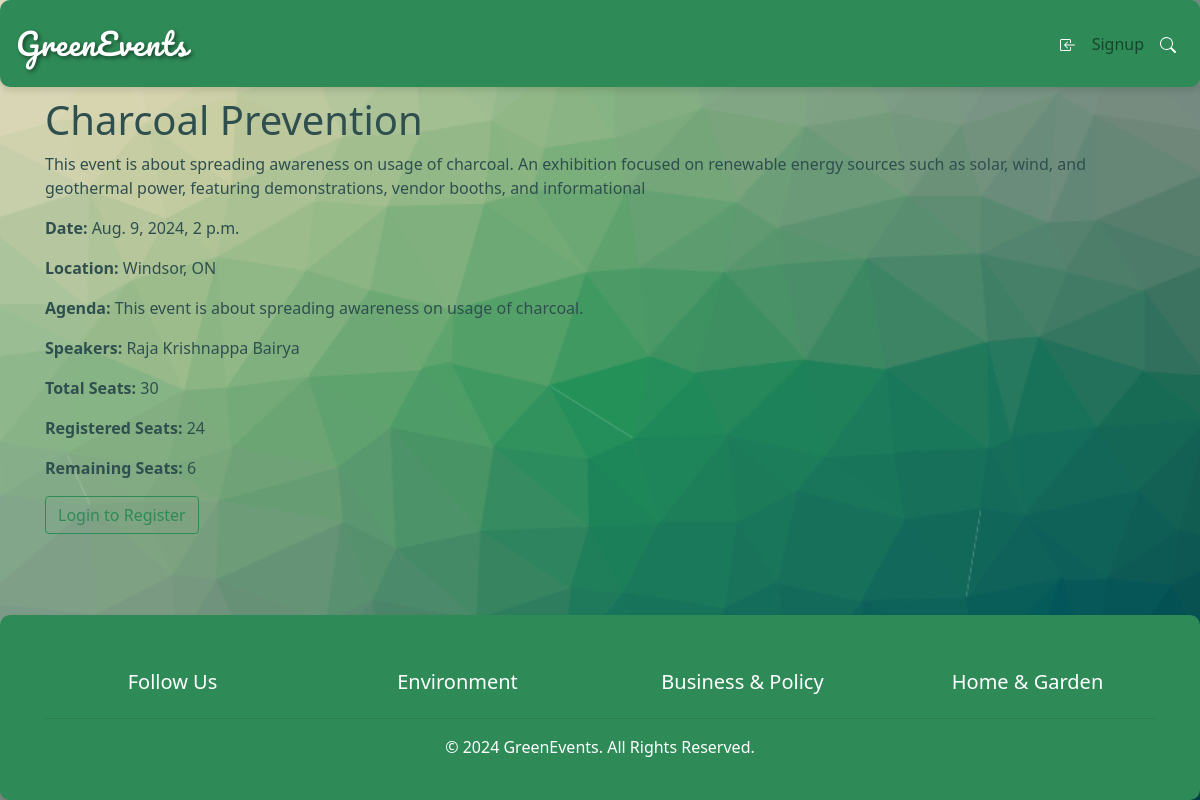
/event/1/, run on an earlier commit of the app's database.
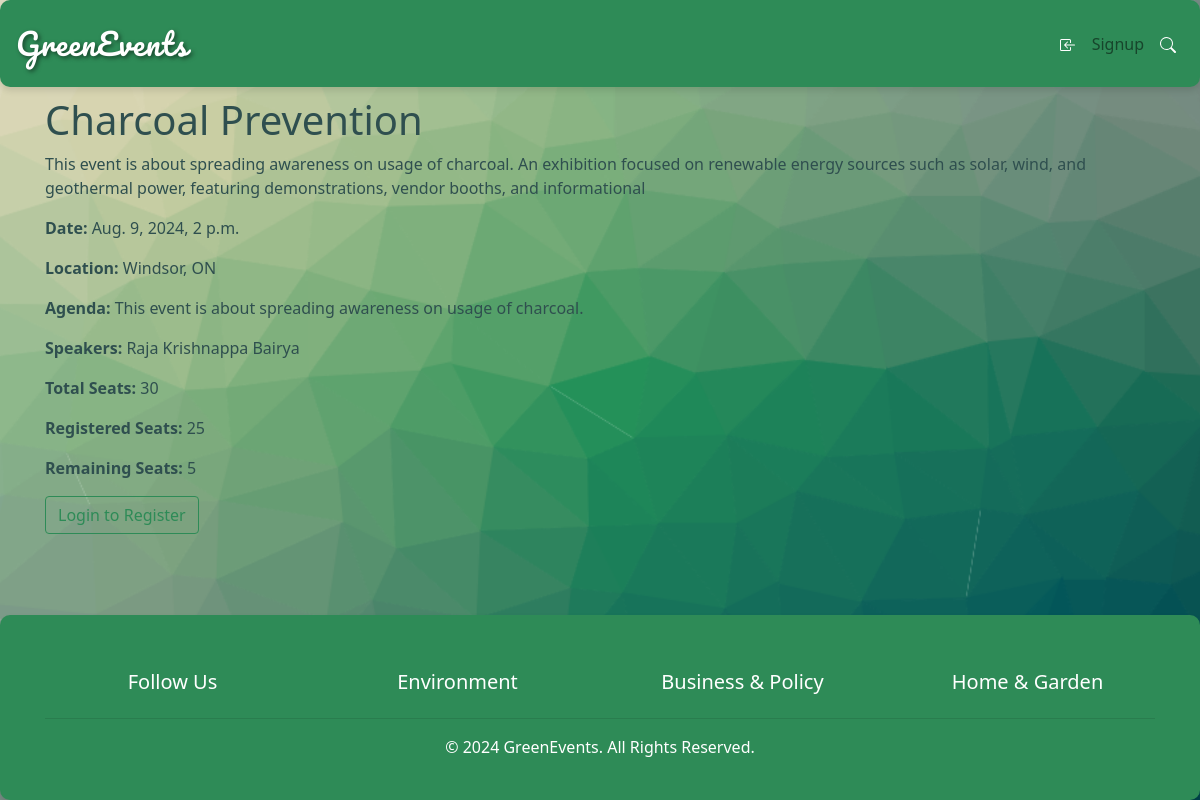
And on a later commit of the database.
### myApp/models.py (models this page shows, shortened)
class Event(models.Model):
    name = models.CharField(max_length=255)
    description = models.TextField()
    eventDate = models.DateTimeField()
    location = models.CharField(max_length=255)
    agenda = models.TextField()
    speakers = models.TextField()
    image = models.ImageField(upload_to='event_images/', blank=True, null=True)
    total_num_of_seats = models.IntegerField()
    registered_seats = models.IntegerField(default=0)
    remaining_seats = models.IntegerField()

### myApp/views.py (the view)
# urls.py: path('event/<int:pk>/', views.EventDetailView.as_view(), name='event_detail'),
class EventDetailView(DetailView):
    model = Event
    template_name = 'event_detail.html'
    context_object_name = 'event'
    def get_object(self, queryset=None):
        obj = super().get_object(queryset=queryset)
        if self.request.user.is_authenticated:
            profile, created = Profile.objects.get_or_create(user=self.request.user)
            profile.past_events.add(obj)
        return obj

### myApp/templates/event_detail.html (shortened to what this page needs)
{% extends 'base.html' %}
{% block content %}
<div class="event-details-page">
    <h1>{{ event.name }}</h1>
    <p>{{ event.description }}</p>
    <p><strong>Date:</strong> {{ event.eventDate }}</p>
    <p><strong>Location:</strong> {{ event.location }}</p>
    <p><strong>Agenda:</strong> {{ event.agenda }}</p>
    <p><strong>Speakers:</strong> {{ event.speakers }}</p>
    <p><strong>Total Seats:</strong> {{ event.total_num_of_seats }}</p>
    <p><strong>Registered Seats:</strong> {{ event.registered_seats }}</p>
    <p><strong>Remaining Seats:</strong> {{ event.remaining_seats }}</p>
    {% if user.is_authenticated %}
    <button id="registerBtn" class="btn btn-success">Register</button>
    {% else %}
    <a href="{% url 'login' %}?next={% url 'event_detail' event.id %}" class="btn btn-outline-primary">Login to Register</a>
    {% endif %}
</div>
{% endblock %}

What changed in the data, as far as the page shows it:
changed Event "Charcoal Prevention": registered_seats "24" → "25"; remaining_seats "6" → "5"
